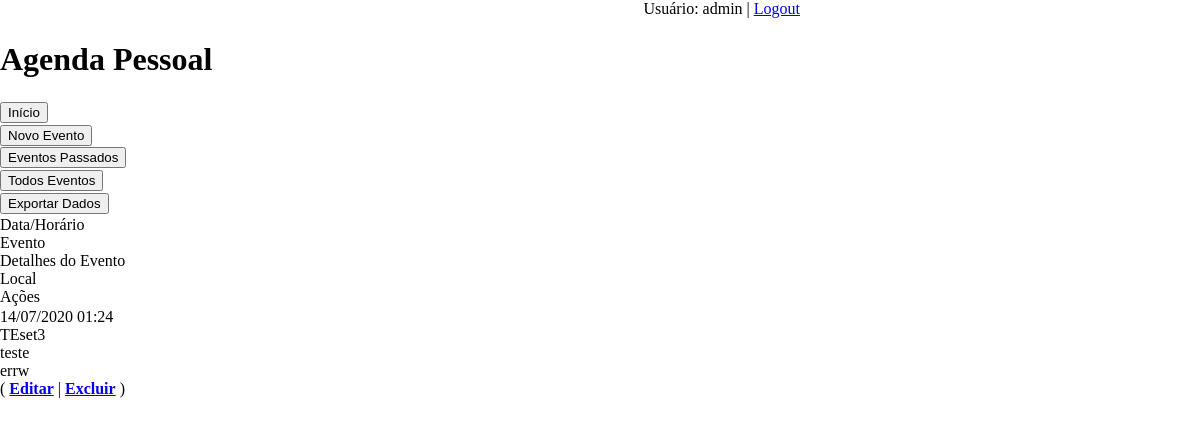
The page /agenda/ (signed in) on the database its author committed.
### core/models.py (models this page shows, shortened)
class Evento (models.Model):
    titulo = models.CharField(max_length=100)
    descricao = models.TextField(blank=True, null=True)
    data_evento = models.DateTimeField(verbose_name='Data do Evento')
    local = models.CharField(max_length=100, blank=True, null=True)
    data_criacao = models.DateTimeField(auto_now=True)
    usuario = models.ForeignKey(User, on_delete=models.CASCADE) # Para usar os usuários do Django
    class Meta:
        db_table = 'evento'
    def get_data_evento(self):
        return self.data_evento.strftime('%d/%m/%Y %H:%M')
    def get_evento_atrasado(self):
        if self.data_evento < datetime.now():
            return True
        else:
            return False

### core/views.py (the view)
# urls.py: path('agenda/', views.lista_eventos),
@login_required(login_url='/login/') # Precisa colocar a barra no início pra não concatenar
def lista_eventos(request):
        usuario = request.user
        data_atual = datetime.now() - timedelta(days=1) # Pegando não atrasados de de até 1 hora atrás
        evento = Evento.objects.filter(usuario=usuario,
                                       data_evento__gt=data_atual) # '__lt' para datas menores
        dados = {'eventos':evento}
        return render(request, 'agenda.html', dados)

### templates/agenda.html (shortened to what this page needs)
{% load static %}
<!DOCTYPE html>
<html lang="pt_br">
<head>
    <link rel="stylesheet" href="agenda.css">
    {% include "model-header.html" %}
</head>
<body>
   <a href="http://127.0.0.1:8000/agenda/">
        <button class="bbtn" type="button">Início</button></a>
    <a href="http://127.0.0.1:8000/agenda/evento/">
        <button class="bbtn" type="button">Novo Evento</button></a>
    <a href="http://127.0.0.1:8000/agenda/passado/">
        <button class="bbtn" type="button">Eventos Passados</button></a>
    <a href="http://127.0.0.1:8000/agenda/todos/">
        <button class="bbtn" type="button">Todos Eventos</button></a>
    <a href="http://127.0.0.1:8000/exportar/exporta/" target="_blank">
        <button class="bbtn" type="button">Exportar Dados</button></a>
<div class="grid">
    <div class="grid-item color-1">Data/Horário</div>
    <div class="grid-item color-2">Evento</div>
    <div class="grid-item color-3">Detalhes do Evento</div>
    <div class="grid-item color-4">Local</div>
    <div class="grid-item color-5">Ações</div>
  </div>
    {% for evento in eventos %}
            <div id="itens" style=>
                <div>{{ evento.get_data_evento }}</div>
                <div>{{ evento.titulo }}</div>
                <div>{{ evento.descricao }}</div>
                <div>{{ evento.local }}</div>
                <div id="action-itens">(
                <a href="http://127.0.0.1:8000/agenda/evento/?id={{ evento.id }}">
                    <b>Editar</b></a>  |
                <a href="http://127.0.0.1:8000/agenda/evento/delete/{{ evento.id }}">
                    <b>Excluir</b></a>
                )</div>
            </div>
    {% endfor %}
</body>
</html>

### templates/model-header.html (shortened to what this page needs)
    <div align="right">
        Usuário: {{ user }} |
        <a href="/logout">Logout</a>
    </div>
    <h1>Agenda Pessoal</h1>

### core/static/css/agenda.css (style rules this page uses)
body, html { height: 50vh; width: 800px; }
body { margin: 0; display: grid; grid-templates-columns: auto 10% 10% 10% 10%; grid-templates-rows: auto 20% 20% 10% 20%; grid-templates-areas: "header header header header login" "buttons buttons buttons buttons buttons" "itens itens itens itens itens" "footer footer footer footer footer" }

### rows shown on the page
Evento: get_data_evento "14/07/2020 01:24", titulo "TEset3", descricao "teste", local "errw"

### other values the page prints
{{ user }} "admin"
